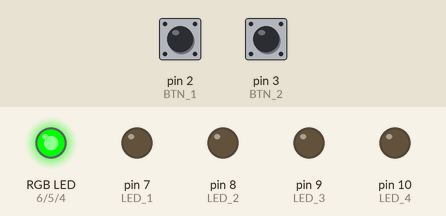
The program below on a simulated Arduino Uno, built with avr-gcc and run on an emulated ATmega328P. Parts: an RGB LED mixed from three pins (HIGH = lit), output pins drawn as LEDs (lit = HIGH). Dashed ring = blinking. The test bench sets the inputs (shaded band); at power-on: pin 2 (BTN_1) HIGH, pin 3 (BTN_2) HIGH.

Above: at 1.2 s.
1.3 s: pin 2 (BTN_1) pulled LOW for 0.15 s
At 2.4 s:
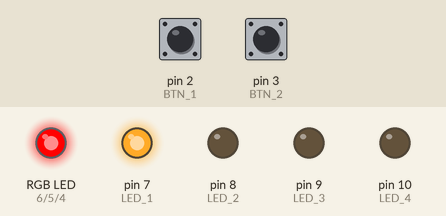
4.4 s: pin 3 (BTN_2) pulled LOW for 1 s
At 6.4 s:
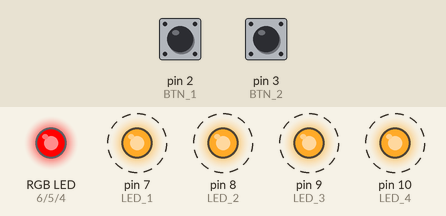
8.4 s: pin 2 (BTN_1) pulled LOW for 1 s
At 11.3 s:
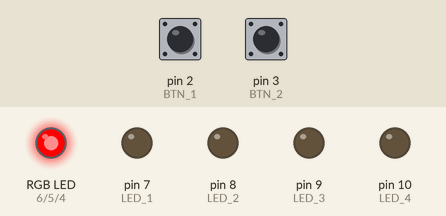
12.4 s: pin 3 (BTN_2) pulled LOW for 3.2 s
At 13.2 s:
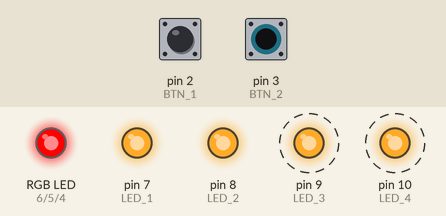
17.1 s: pin 2 (BTN_1) pulled LOW for 0.15 s
At 21.3 s:
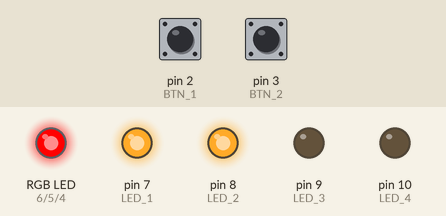
Timing chart, 0 to 24.2 s (numbered marks = the images above; inputs shaded):
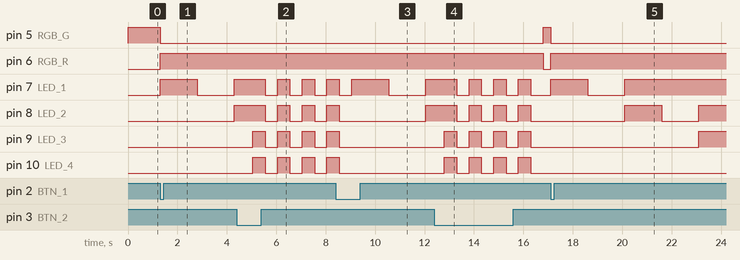

Measured:
- after the input at 1.3 s, pin 5 (RGB_G): HIGH → LOW at once; pin 6 (RGB_R): LOW → HIGH at once; pin 7 (LED_1): LOW → HIGH at once, → LOW 1.5 s later, → HIGH 1.5 s later; pin 8 (LED_2): LOW → HIGH after 3.0 s
- after the input at 4.4 s, pin 7 (LED_1): alternates HIGH for 0.50 s and LOW for 0.50 s, starting after 1.2 s; pin 10 (LED_4): alternates HIGH for 0.50 s and LOW for 0.50 s, starting after 0.65 s
- after the input at 8.4 s, pin 5 (RGB_G): stays LOW (without the input it goes to HIGH after 0.65 s); pin 6 (RGB_R): stays HIGH (without the input it goes to LOW after 0.65 s)
- after the input at 12.4 s, pin 5 (RGB_G): LOW → HIGH after 4.4 s; pin 6 (RGB_R): HIGH → LOW after 4.4 s; pin 7 (LED_1): alternates HIGH for 0.50 s and LOW for 0.50 s, starting after 0.90 s; pin 10 (LED_4): alternates HIGH for 0.50 s and LOW for 0.50 s, starting after 0.40 s
- after the input at 17.1 s, pin 5 (RGB_G): HIGH → LOW at once; pin 6 (RGB_R): LOW → HIGH at once; pin 7 (LED_1): LOW → HIGH at once, → LOW 1.5 s later, → HIGH 1.5 s later; pin 8 (LED_2): LOW → HIGH after 3.0 s, → LOW 1.5 s later, → HIGH 1.5 s later; pin 9 (LED_3): LOW → HIGH after 6.0 s
- by itself, pin 9 (LED_3): alternates HIGH for 0.50 s and LOW for 0.50 s

The program:

main.cpp
```cpp
#include <Arduino.h>
#define BTN_1 2 // start
#define BTN_2 3 // stop
#define RGB_B 4
#define RGB_G 5
#define RGB_R 6
#define LED_1 7
#define LED_2 8
#define LED_3 9
#define LED_4 10

void setup()
{
  pinMode(LED_1, OUTPUT); // setez modul de functionare al LED-urilor ca iesire
  pinMode(LED_2, OUTPUT);
  pinMode(LED_3, OUTPUT);
  pinMode(LED_4, OUTPUT);

  pinMode(RGB_G, OUTPUT); // setez modul de functionare al LED-ului RGB ca iesire
  pinMode(RGB_B, OUTPUT);
  pinMode(RGB_R, OUTPUT);

  pinMode(BTN_1, INPUT_PULLUP); // configurez butoanele ca intrare si activez pull-up
  pinMode(BTN_2, INPUT_PULLUP);

  digitalWrite(RGB_G, HIGH); // las doar led-ul rgb pe culoarea verde aprins, semnificand ca statia este libera
  digitalWrite(RGB_R, LOW);
  digitalWrite(RGB_B, LOW);

  digitalWrite(LED_1, LOW); // pun starea initiala a LED-urilor pentru incarcare pe LOW(LED-urile sunt stinse)
  digitalWrite(LED_2, LOW);
  digitalWrite(LED_3, LOW);
  digitalWrite(LED_4, LOW);
}

//functie ce contine animatia de final
void stopIncarcare()
{
  digitalWrite(LED_1, LOW);   // toate LED-urile care reprezinta procentul de incarcare se sting
  digitalWrite(LED_2, LOW);
  digitalWrite(LED_3, LOW);
  digitalWrite(LED_4, LOW);

  for (int i = 0; i <= 3; i++)
  { // led urile clipesc de 3 ori
    digitalWrite(LED_1, HIGH);
    digitalWrite(LED_2, HIGH);
    digitalWrite(LED_3, HIGH);
    digitalWrite(LED_4, HIGH);
    delay(500);

    digitalWrite(LED_1, LOW);
    digitalWrite(LED_2, LOW);
    digitalWrite(LED_3, LOW);
    digitalWrite(LED_4, LOW);
    delay(500);
  }

  digitalWrite(RGB_R, LOW);   // statia se elibereaza, LED-ul rosu se stinge si se face verde
  digitalWrite(RGB_G, HIGH);
}

// variabile necesare pentru debouncing
const unsigned long debounceDelay = 50;
int buttonState_1;
int lastButtonState_1 = HIGH;
unsigned long lastDebounceTime_1 = 0;

int buttonState_2;
int lastButtonState_2 = HIGH;
unsigned long lastDebounceTime_2 = 0;

// variabile pentru a calcula timpul pentru care butoanele sunt apasate
const unsigned long longPressTime = 1000;
unsigned long pressTime_1 = 0;
unsigned long pressTime_2 = 0;

//functie ce face debouncing
int debounceButton(int buttonPin, int &lastButtonState, unsigned long &lastDebounceTime, int &buttonState, unsigned long &time)
{
  int reading = digitalRead(buttonPin); // citeste starea actuala a butonului (LOW sau HIGH)

  if (reading != lastButtonState) // daca starea actuala este diferita de ultima stare inregistrata (schimbare de la HIGH la LOW sau invers)
  {
    lastDebounceTime = millis(); // cronometram timpul
  }

  if ((millis() - lastDebounceTime) > debounceDelay)  // daca semnalul depaseste de 50 ms, inseamna ca a fost apasat si nu este din cauza zgomotului
  {
    if (reading != buttonState) // daca starea butonului este diferita de ultima stare stabila a acestuia
    {
      buttonState = reading; // retin starea stabila a butonului
      if (buttonState == LOW) // daca butonul a fost apasat (starea este LOW)
      {
        time = millis(); // cronometrez cate ms este tinut apasat
      }
    }
  }

  lastButtonState = reading; // retin starea acestuia ca fiind ultima
  return buttonState; // starea curenta a butonului (LOW sau HIGH)
}

void loop()
{
top: //eticheta la inceput de program

  if (digitalRead(BTN_1) == LOW && debounceButton(BTN_1, lastButtonState_1, lastDebounceTime_1, buttonState_1, pressTime_1) == LOW) // daca butonul este apasat si starea este stabila
  {
    digitalWrite(RGB_G, LOW); // sting verde, aprind rosu
    digitalWrite(RGB_R, HIGH);

    // 25%
    digitalWrite(LED_1, HIGH);
    delay(750);
    // verific daca intre timp butonul de stop a fost apasat cel putin o secunda
    if (digitalRead(BTN_2) == LOW && debounceButton(BTN_2, lastButtonState_2, lastDebounceTime_2, buttonState_2, pressTime_2) == LOW && (millis() - pressTime_2) >= 1000)
    {
      stopIncarcare(); // daca incarcarea a fost oprita, se efectueaza animatia de final
      goto top;  // programul nu se mai continua, merge inapoi la inceput de program
    }
    delay(750);
    if (digitalRead(BTN_2) == LOW && debounceButton(BTN_2, lastButtonState_2, lastDebounceTime_2, buttonState_2, pressTime_2) == LOW && (millis() - pressTime_2) >= 1000)
    {
      stopIncarcare();
      goto top;
    }
    digitalWrite(LED_1, LOW);
    delay(750);
    if (digitalRead(BTN_2) == LOW && debounceButton(BTN_2, lastButtonState_2, lastDebounceTime_2, buttonState_2, pressTime_2) == LOW && (millis() - pressTime_2) >= 1000)
    {
      stopIncarcare();
      goto top;
    }
    delay(750);
    if (digitalRead(BTN_2) == LOW && debounceButton(BTN_2, lastButtonState_2, lastDebounceTime_2, buttonState_2, pressTime_2) == LOW && (millis() - pressTime_2) >= 1000)
    {
      stopIncarcare();
      goto top;
    }
    digitalWrite(LED_1, HIGH);
    if (digitalRead(BTN_2) == LOW && debounceButton(BTN_2, lastButtonState_2, lastDebounceTime_2, buttonState_2, pressTime_2) == LOW && (millis() - pressTime_2) >= 1000)
    {
      stopIncarcare();
      goto top;
    }

    // 50%
    digitalWrite(LED_2, HIGH);
    delay(750);
    if (digitalRead(BTN_2) == LOW && debounceButton(BTN_2, lastButtonState_2, lastDebounceTime_2, buttonState_2, pressTime_2) == LOW && (millis() - pressTime_2) >= 1000)
    {
      stopIncarcare();
      goto top;
    }
    delay(750);
    if (digitalRead(BTN_2) == LOW && debounceButton(BTN_2, lastButtonState_2, lastDebounceTime_2, buttonState_2, pressTime_2) == LOW && (millis() - pressTime_2) >= 1000)
    {
      stopIncarcare();
      goto top;
    }
    digitalWrite(LED_2, LOW);
    delay(750);
    if (digitalRead(BTN_2) == LOW && debounceButton(BTN_2, lastButtonState_2, lastDebounceTime_2, buttonState_2, pressTime_2) == LOW && (millis() - pressTime_2) >= 1000)
    {
      stopIncarcare();
      goto top;
    }
    delay(750);
    if (digitalRead(BTN_2) == LOW && debounceButton(BTN_2, lastButtonState_2, lastDebounceTime_2, buttonState_2, pressTime_2) == LOW && (millis() - pressTime_2) >= 1000)
    {
      stopIncarcare();
      goto top;
    }
    digitalWrite(LED_2, HIGH);
    if (digitalRead(BTN_2) == LOW && debounceButton(BTN_2, lastButtonState_2, lastDebounceTime_2, buttonState_2, pressTime_2) == LOW && (millis() - pressTime_2) >= 1000)
    {
      stopIncarcare();
      goto top;
    }

    // 75%
    digitalWrite(LED_3, HIGH);
    delay(750);
    if (digitalRead(BTN_2) == LOW && debounceButton(BTN_2, lastButtonState_2, lastDebounceTime_2, buttonState_2, pressTime_2) == LOW && (millis() - pressTime_2) >= 1000)
    {
      stopIncarcare();
      goto top;
    }
    delay(750);
    if (digitalRead(BTN_2) == LOW && debounceButton(BTN_2, lastButtonState_2, lastDebounceTime_2, buttonState_2, pressTime_2) == LOW && (millis() - pressTime_2) >= 1000)
    {
      stopIncarcare();
      goto top;
    }
    digitalWrite(LED_3, LOW);
    delay(750);
    if (digitalRead(BTN_2) == LOW && debounceButton(BTN_2, lastButtonState_2, lastDebounceTime_2, buttonState_2, pressTime_2) == LOW && (millis() - pressTime_2) >= 1000)
    {
      stopIncarcare();
      goto top;
    }
    delay(750);
    if (digitalRead(BTN_2) == LOW && debounceButton(BTN_2, lastButtonState_2, lastDebounceTime_2, buttonState_2, pressTime_2) == LOW && (millis() - pressTime_2) >= 1000)
    {
      stopIncarcare();
      goto top;
    }
    digitalWrite(LED_3, HIGH);
    if (digitalRead(BTN_2) == LOW && debounceButton(BTN_2, lastButtonState_2, lastDebounceTime_2, buttonState_2, pressTime_2) == LOW && (millis() - pressTime_2) >= 1000)
    {
      stopIncarcare();
      goto top;
    }

    // 100%
    digitalWrite(LED_4, HIGH);
    delay(750);
    if (digitalRead(BTN_2) == LOW && debounceButton(BTN_2, lastButtonState_2, lastDebounceTime_2, buttonState_2, pressTime_2) == LOW && (millis() - pressTime_2) >= 1000)
    {
      stopIncarcare();
      goto top;
    }
    delay(750);
    if (digitalRead(BTN_2) == LOW && debounceButton(BTN_2, lastButtonState_2, lastDebounceTime_2, buttonState_2, pressTime_2) == LOW && (millis() - pressTime_2) >= 1000)
    {
      stopIncarcare();
      goto top;
    }
    digitalWrite(LED_4, LOW);
    delay(750);
    if (digitalRead(BTN_2) == LOW && debounceButton(BTN_2, lastButtonState_2, lastDebounceTime_2, buttonState_2, pressTime_2) == LOW && (millis() - pressTime_2) >= 1000)
    {
      stopIncarcare();
      goto top;
    }
    delay(750);
    if (digitalRead(BTN_2) == LOW && debounceButton(BTN_2, lastButtonState_2, lastDebounceTime_2, buttonState_2, pressTime_2) == LOW && (millis() - pressTime_2) >= 1000)
    {
      stopIncarcare();
      goto top;
    }
    digitalWrite(LED_4, HIGH);

    stopIncarcare(); // la final de incarcare se efecueaza animatia
  }
}
```
